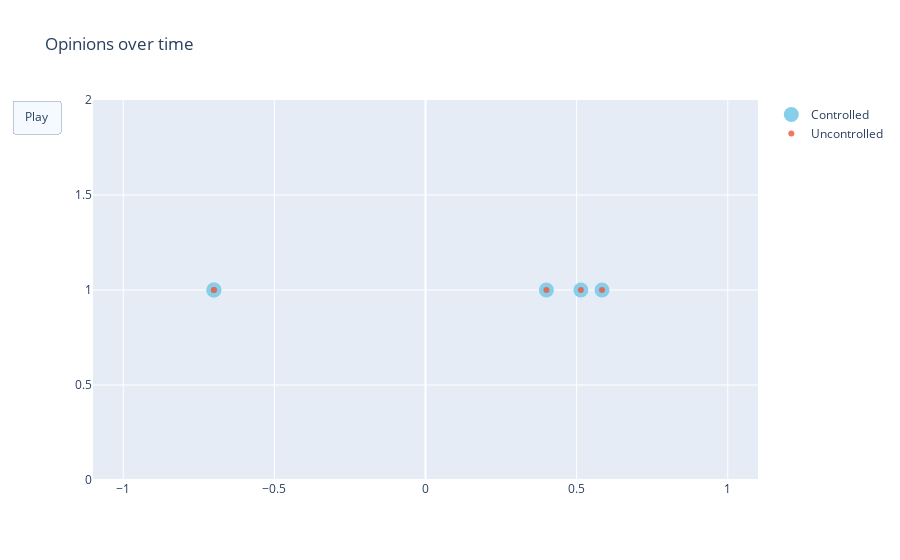

Notebook code cell kept with this figure:
### Code cell
fig = go.Figure(
    data=[go.Scatter(x=c_xs[:, 0].flatten(), y=np.ones(eq.var_dim-1),
                         mode='markers',
                         name="Controlled", marker=dict(color='SkyBlue', size=15)),
         go.Scatter(x=uc_xs[:, 0].flatten(), y=np.ones(eq.var_dim-1),
                         mode='markers',
                         name="Uncontrolled", opacity=0.8)],
    layout=go.Layout(
        xaxis=dict(range=[-1.1, 1.1], autorange=False),
        yaxis=dict(range=[0, 2], autorange=False),
        title="Opinions over time",
        updatemenus=[dict(
            type="buttons",
            buttons=[dict(label="Play",
                          method="animate",
                          args=[None, {"frame": {"duration": 25, 
                                                                        "redraw": False},
                                                              "fromcurrent": True, 
                                                              "transition": {"duration": 0.1}}])])]
    ),
    frames=[go.Frame(data=[go.Scatter(x=c_xs[:, i].flatten(), y=np.ones(eq.var_dim-1),
                         mode='markers',
                         name="Controlled", marker=dict(color='SkyBlue', size=15)),
                          go.Scatter(x=uc_xs[:, i].flatten(), y=np.ones(eq.var_dim-1),
                         mode='markers',
                         name="Uncontrolled", opacity=0.8)]) for i in range(c_xs.shape[1])]
)
fig.update_layout(transition = {'duration': 0.1})
fig.show()

### Figure 1 — Plotly figure (JSON) as saved in the notebook; plotly's stock layout.template omitted (floating-point values rounded to 4 significant figures)
{"data": [{"marker": {"color": "SkyBlue", "size": 15}, "mode": "markers", "name": "Controlled", "type": "scatter", "x": [-0.7, -0.7, 0.5139, 0.5839, 0.4], "y": [1, 1, 1, 1, 1]}, {"mode": "markers", "name": "Uncontrolled", "opacity": 0.8, "type": "scatter", "x": [-0.7, -0.7, 0.5139, 0.5839, 0.4], "y": [1, 1, 1, 1, 1]}], "layout": {"title": {"text": "Opinions over time"}, "transition": {"duration": 0.1}, "updatemenus": [{"buttons": [{"args": [null, {"frame": {"duration": 25, "redraw": false}, "fromcurrent": true, "transition": {"duration": 0.1}}], "label": "Play", "method": "animate"}], "type": "buttons"}], "xaxis": {"autorange": false, "range": [-1.1, 1.1]}, "yaxis": {"autorange": false, "range": [0, 2]}}}
